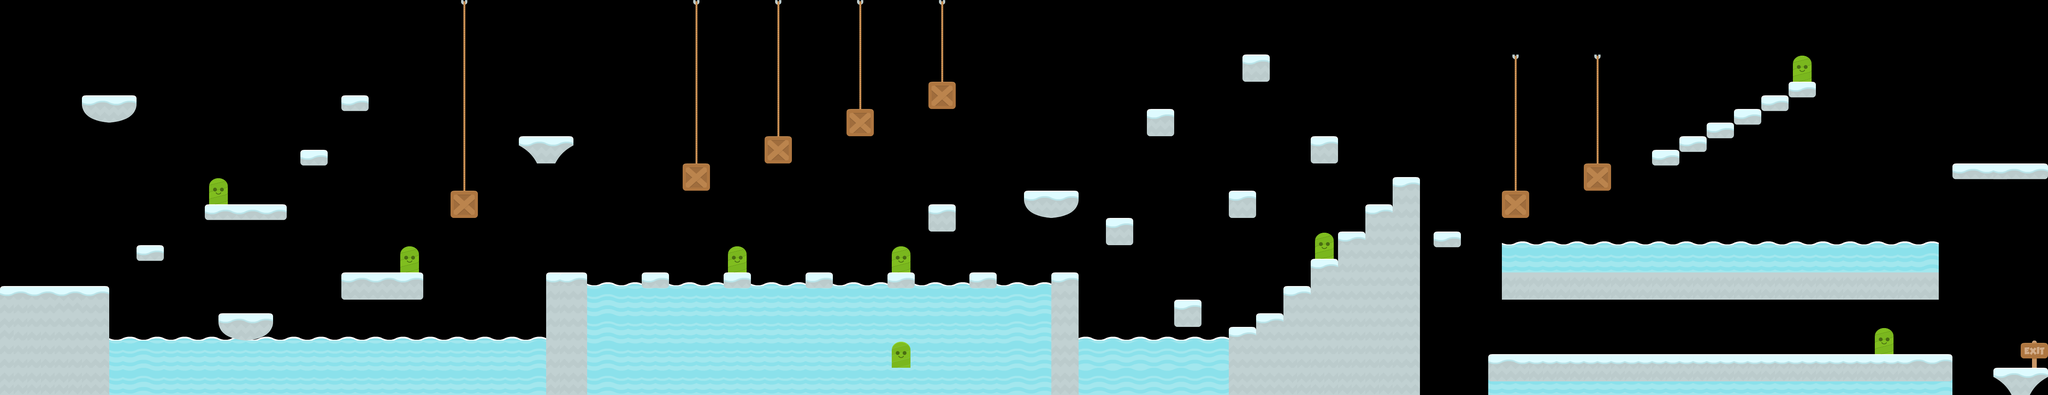

The image is a tile-based game level rendered from a .tmx file. Its description and source (layers, tilesets, objects; grid data summarised) follow:
An orthogonal 150x29 tile map with 35x35 px tiles, 4 tile layers (Rope, Water, Tiles, Enemy).

<map version="1.0" orientation="orthogonal" renderorder="right-down" width="150" height="29" tilewidth="35" tileheight="35" nextobjectid="1">
 <tileset firstgid="1" name="tileset" tilewidth="70" tileheight="70" spacing="2" margin="2" tilecount="196" columns="14">
  <image source="tileset.png" width="1024" height="1024" />
 </tileset>
 <layer name="Rope" width="150" height="29">
  <data>[4350 cells, 34 non-empty, 2 distinct tile ids]</data>
 </layer>
 <layer name="Water" width="150" height="29">
  <data>[4350 cells, 315 non-empty, 3 distinct tile ids]</data>
 </layer>
 <layer name="Tiles" width="150" height="29">
  <data>[4350 cells, 254 non-empty, 16 distinct tile ids]</data>
 </layer>
 <layer name="Enemy" width="150" height="29">
  <data>[4350 cells, 8 non-empty, 1 distinct tile ids]</data>
 </layer>
</map>
